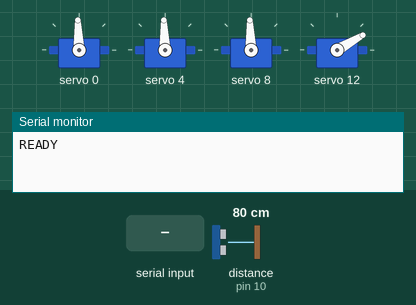
The sketch below on a simulated Arduino Uno, built with avr-gcc and run on an emulated ATmega328P. Parts: 4 × servo, the last lines printed to the serial monitor. Wiring (inferred from the names in the program): ultrasonic range finder: trigger pin 9; echo pin 10. Inputs (shaded band) come from the test bench; at power-on: distance to the obstacle (sensor on pin 10) 80 cm. The echo pulse lasts 58.3 µs per cm.

Above: at 1.2 s.
1.3 s: distance to the obstacle (sensor on pin 10) set to 4 cm
2.8 s: distance to the obstacle (sensor on pin 10) set to 2 cm
At 3.2 s:
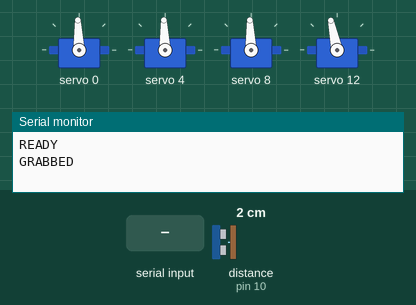
4.3 s: "R\n" received over Serial
Timing chart, 0 to 7.3 s (numbered marks = the images above; inputs shaded):
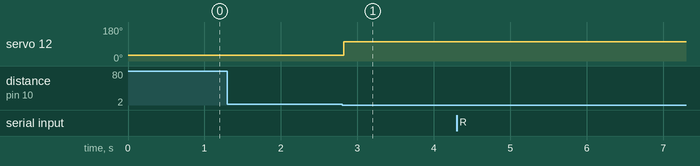

Measured:
- the behaviour switches between 3 and 2 cm on distance to the obstacle (sensor on pin 10) (found by bisection; images 0 and 1)
- after the input at 1.3 s, every drawn part: stays the same
- after the input at 2.8 s, servo 12: 30° → 102° at once

The sketch:

arm_controller.ino
```cpp
// Arduino controller for the vision-guided 4-DOF arm.
// - Receives "base,shoulder,elbow" angles from vision/tracker.py over USB serial
// - Drives 4 servos through a PCA9685 driver board (channels 0, 4, 8, 12)
// - Closes the gripper when the HC-SR04 sees an object within 3 cm
// - Sending "R" releases the object and resumes tracking
//
// Library needed: Adafruit PWM Servo Driver (Sketch > Include Library > Manage Libraries)

#include <Wire.h>
#include <Adafruit_PWMServoDriver.h>

Adafruit_PWMServoDriver pwm = Adafruit_PWMServoDriver();  // default I2C address 0x40

// HC-SR04 pins
const int TRIG = 9;
const int ECHO = 10;
const float GRAB_CM = 3.0;     // claw size

// PCA9685 channels (CONFIRM which joint is on which channel)
const int BASE = 0;
const int SHOULDER = 4;
const int ELBOW = 8;
const int GRIPPER = 12;

// Gripper angles: tune these to your claw
const int GRIP_OPEN = 30;
const int GRIP_CLOSED = 100;

bool holding = false;

void setAngle(int channel, int angle) {
  angle = constrain(angle, 0, 180);
  int pulse = map(angle, 0, 180, 110, 500);  // ~0.5 to 2.4 ms at 50 Hz
  pwm.setPWM(channel, 0, pulse);
}

float readDistanceCm() {
  digitalWrite(TRIG, LOW);
  delayMicroseconds(2);
  digitalWrite(TRIG, HIGH);
  delayMicroseconds(10);
  digitalWrite(TRIG, LOW);
  long t = pulseIn(ECHO, HIGH, 25000);  // ~4 m timeout
  if (t == 0) return 999;               // no echo
  return t * 0.0343 / 2.0;
}

void setup() {
  Serial.begin(115200);
  Serial.setTimeout(20);
  pinMode(TRIG, OUTPUT);
  pinMode(ECHO, INPUT);

  pwm.begin();
  pwm.setPWMFreq(50);
  delay(10);

  // Home position
  setAngle(BASE, 90);
  setAngle(SHOULDER, 90);
  setAngle(ELBOW, 90);
  setAngle(GRIPPER, GRIP_OPEN);
  Serial.println("READY");
}

void loop() {
  // 1. Commands from Python
  if (Serial.available()) {
    String line = Serial.readStringUntil('\n');
    line.trim();
    if (line == "R") {
      holding = false;
      setAngle(GRIPPER, GRIP_OPEN);
      Serial.println("RELEASED");
    } else if (!holding) {  // arm stays still while holding
      int b, s, e;
      if (sscanf(line.c_str(), "%d,%d,%d", &b, &s, &e) == 3) {
        setAngle(BASE, b);
        setAngle(SHOULDER, s);
        setAngle(ELBOW, e);
      }
    }
  }

  // 2. Proximity-triggered grasp
  if (!holding) {
    float d = readDistanceCm();
    if (d < GRAB_CM) {
      setAngle(GRIPPER, GRIP_CLOSED);
      holding = true;
      Serial.println("GRABBED");
    }
  }

  delay(20);
}
```
